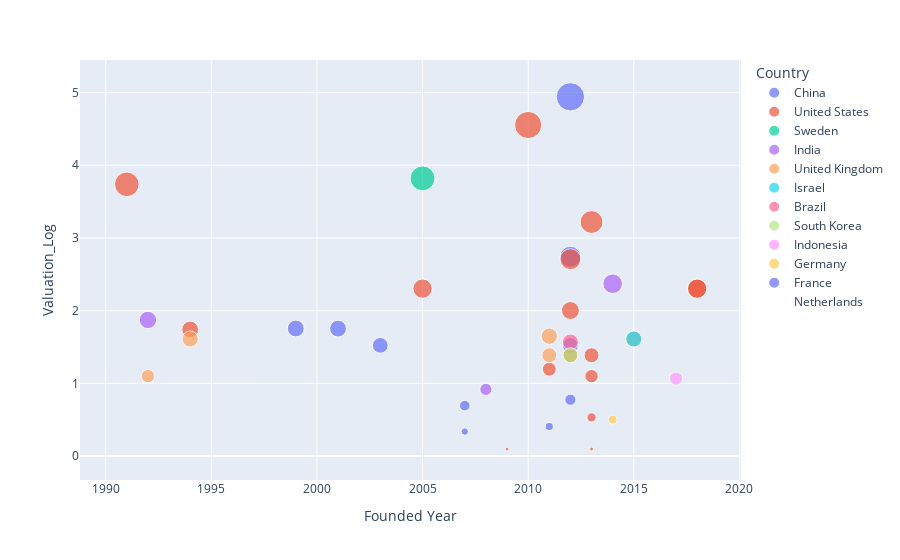

The cell this chart's notebook holds for it:
### Markdown cell above
The graph indicates that within top 20 unicorns, firms that were founded before 2010 were all US companies, while 2010-2020 witnessed more unicorn companies rising in other parts of the world, e.g. India, China, Europe. 

Among the top 20 unicorn comps, Stripe has the highest valuation of ~$95B, which is around 10 times of the other companies (the others all around the range of $8-10B)

### Code cell
# Deep dive into the emergence of unicorns over different time period

df = df.replace(to_replace='None', value=np.nan).dropna()
df['Founded Year'] = df['Founded Year'].astype(int)
df['Valuation_Log'] = df['Valuation ($B)'].apply(split)

fig = px.scatter(
    df, 
    x = 'Founded Year',
    y = 'Valuation_Log',
    color = 'Country',
    size = 'Valuation_Log',
    hover_name = 'Company')
    
fig.show()

### Figure 1 — Plotly figure (JSON) as saved in the notebook; plotly's stock layout.template omitted (floating-point values rounded to 4 significant figures)
{"data": [{"hovertemplate": "<b>%{hovertext}</b><br><br>Country=China<br>Founded Year=%{x}<br>Valuation_Log=%{marker.size}<extra></extra>", "hovertext": ["Bytedance", "Yuanfudao", "Easyhome", "Lianjia", "Meizu Technology", "UBTECH Robotics", "Xinchao Media", "YITU Technology", "TuJia", "iCarbonX", "Wacai"], "legendgroup": "China", "marker": {"color": "#636efa", "size": [4.942, 2.741, 1.754, 1.753, 1.522, 1.522, 0.6931, 0.7747, 0.4055, 0, 0], "sizemode": "area", "sizeref": 0.01235, "symbol": "circle"}, "mode": "markers", "name": "China", "orientation": "v", "showlegend": true, "type": "scatter", "x": [2012, 2012, 1999, 2001, 2003, 2012, 2007, 2012, 2011, 2015, 2009], "xaxis": "x", "y": [4.942, 2.741, 1.754, 1.753, 1.522, 1.522, 0.6931, 0.7747, 0.4055, 0, 0], "yaxis": "y"}, {"hovertemplate": "<b>%{hovertext}</b><br><br>Country=United States<br>Founded Year=%{x}<br>Valuation_Log=%{marker.size}<extra></extra>", "hovertext": ["Stripe", "Epic Games", "Chime", "Ripple", "reddit", "Thrasio", "Digital Currency Group", "Carta", "Vice Media", "Patreon", "Olive", "Scopely", "Circle", "Harry's", "AppDirect", "Fundbox"], "legendgroup": "United States", "marker": {"color": "#EF553B", "size": [4.554, 3.738, 3.219, 2.708, 2.303, 2.303, 2.303, 2.001, 1.74, 1.386, 1.386, 1.194, 1.099, 0.5306, 0.09531, 0.09531], "sizemode": "area", "sizeref": 0.01235, "symbol": "circle"}, "mode": "markers", "name": "United States", "orientation": "v", "showlegend": true, "type": "scatter", "x": [2010, 1991, 2013, 2012, 2005, 2018, 2018, 2012, 1994, 2013, 2012, 2011, 2013, 2013, 2009, 2013], "xaxis": "x", "y": [4.554, 3.738, 3.219, 2.708, 2.303, 2.303, 2.303, 2.001, 1.74, 1.386, 1.386, 1.194, 1.099, 0.5306, 0.09531, 0.09531], "yaxis": "y"}, {"hovertemplate": "<b>%{hovertext}</b><br><br>Country=Sweden<br>Founded Year=%{x}<br>Valuation_Log=%{marker.size}<extra></extra>", "hovertext": ["Klarna"], "legendgroup": "Sweden", "marker": {"color": "#00cc96", "size": [3.82], "sizemode": "area", "sizeref": 0.01235, "symbol": "circle"}, "mode": "markers", "name": "Sweden", "orientation": "v", "showlegend": true, "type": "scatter", "x": [2005], "xaxis": "x", "y": [3.82], "yaxis": "y"}, {"hovertemplate": "<b>%{hovertext}</b><br><br>Country=India<br>Founded Year=%{x}<br>Valuation_Log=%{marker.size}<extra></extra>", "hovertext": ["Swiggy", "National Stock Exchange of India", "Lenskart", "Snapdeal"], "legendgroup": "India", "marker": {"color": "#ab63fa", "size": [2.37, 1.872, 0.9163, 0], "sizemode": "area", "sizeref": 0.01235, "symbol": "circle"}, "mode": "markers", "name": "India", "orientation": "v", "showlegend": true, "type": "scatter", "x": [2014, 1992, 2008, 2008], "xaxis": "x", "y": [2.37, 1.872, 0.9163, 0], "yaxis": "y"}, {"hovertemplate": "<b>%{hovertext}</b><br><br>Country=United Kingdom<br>Founded Year=%{x}<br>Valuation_Log=%{marker.size}<extra></extra>", "hovertext": ["Blockchain.com", "Howden Group Holdings", "OakNorth Bank", "Greensill", "BGL Group", "SumUp"], "legendgroup": "United Kingdom", "marker": {"color": "#FFA15A", "size": [1.649, 1.609, 1.609, 1.386, 1.099, 0], "sizemode": "area", "sizeref": 0.01235, "symbol": "circle"}, "mode": "markers", "name": "United Kingdom", "orientation": "v", "showlegend": true, "type": "scatter", "x": [2011, 1994, 2015, 2011, 1992, 2011], "xaxis": "x", "y": [1.649, 1.609, 1.609, 1.386, 1.099, 0], "yaxis": "y"}, {"hovertemplate": "<b>%{hovertext}</b><br><br>Country=Israel<br>Founded Year=%{x}<br>Valuation_Log=%{marker.size}<extra></extra>", "hovertext": ["Moon Active"], "legendgroup": "Israel", "marker": {"color": "#19d3f3", "size": [1.609], "sizemode": "area", "sizeref": 0.01235, "symbol": "circle"}, "mode": "markers", "name": "Israel", "orientation": "v", "showlegend": true, "type": "scatter", "x": [2015], "xaxis": "x", "y": [1.609], "yaxis": "y"}, {"hovertemplate": "<b>%{hovertext}</b><br><br>Country=Brazil<br>Founded Year=%{x}<br>Valuation_Log=%{marker.size}<extra></extra>", "hovertext": ["Creditas"], "legendgroup": "Brazil", "marker": {"color": "#FF6692", "size": [1.569], "sizemode": "area", "sizeref": 0.01235, "symbol": "circle"}, "mode": "markers", "name": "Brazil", "orientation": "v", "showlegend": true, "type": "scatter", "x": [2012], "xaxis": "x", "y": [1.569], "yaxis": "y"}, {"hovertemplate": "<b>%{hovertext}</b><br><br>Country=South Korea<br>Founded Year=%{x}<br>Valuation_Log=%{marker.size}<extra></extra>", "hovertext": ["Yello Mobile"], "legendgroup": "South Korea", "marker": {"color": "#B6E880", "size": [1.386], "sizemode": "area", "sizeref": 0.01235, "symbol": "circle"}, "mode": "markers", "name": "South Korea", "orientation": "v", "showlegend": true, "type": "scatter", "x": [2012], "xaxis": "x", "y": [1.386], "yaxis": "y"}, {"hovertemplate": "<b>%{hovertext}</b><br><br>Country=Indonesia<br>Founded Year=%{x}<br>Valuation_Log=%{marker.size}<extra></extra>", "hovertext": ["Ovo"], "legendgroup": "Indonesia", "marker": {"color": "#FF97FF", "size": [1.065], "sizemode": "area", "sizeref": 0.01235, "symbol": "circle"}, "mode": "markers", "name": "Indonesia", "orientation": "v", "showlegend": true, "type": "scatter", "x": [2017], "xaxis": "x", "y": [1.065], "yaxis": "y"}, {"hovertemplate": "<b>%{hovertext}</b><br><br>Country=Germany<br>Founded Year=%{x}<br>Valuation_Log=%{marker.size}<extra></extra>", "hovertext": ["wefox"], "legendgroup": "Germany", "marker": {"color": "#FECB52", "size": [0.5008], "sizemode": "area", "sizeref": 0.01235, "symbol": "circle"}, "mode": "markers", "name": "Germany", "orientation": "v", "showlegend": true, "type": "scatter", "x": [2014], "xaxis": "x", "y": [0.5008], "yaxis": "y"}, {"hovertemplate": "<b>%{hovertext}</b><br><br>Country=France<br>Founded Year=%{x}<br>Valuation_Log=%{marker.size}<extra></extra>", "hovertext": ["Deezer"], "legendgroup": "France", "marker": {"color": "#636efa", "size": [0.3365], "sizemode": "area", "sizeref": 0.01235, "symbol": "circle"}, "mode": "markers", "name": "France", "orientation": "v", "showlegend": true, "type": "scatter", "x": [2007], "xaxis": "x", "y": [0.3365], "yaxis": "y"}, {"hovertemplate": "<b>%{hovertext}</b><br><br>Country=Netherlands<br>Founded Year=%{x}<br>Valuation_Log=%{marker.size}<extra></extra>", "hovertext": ["BitFury", "Hotmart"], "legendgroup": "Netherlands", "marker": {"color": "#EF553B", "size": [0, 0], "sizemode": "area", "sizeref": 0.01235, "symbol": "circle"}, "mode": "markers", "name": "Netherlands", "orientation": "v", "showlegend": true, "type": "scatter", "x": [2011, 2011], "xaxis": "x", "y": [0, 0], "yaxis": "y"}], "layout": {"legend": {"itemsizing": "constant", "title": {"text": "Country"}, "tracegroupgap": 0}, "margin": {"t": 60}, "xaxis": {"anchor": "y", "domain": [0, 1], "title": {"text": "Founded Year"}}, "yaxis": {"anchor": "x", "domain": [0, 1], "title": {"text": "Valuation_Log"}}}}
